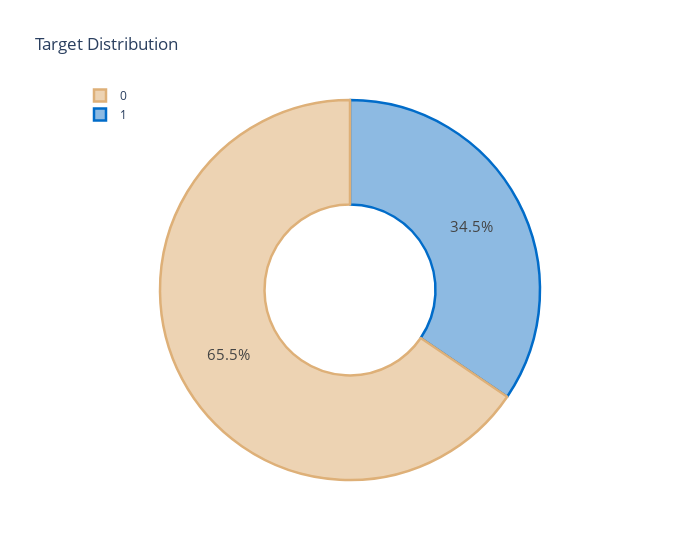

The notebook cell this image was saved under:
### Markdown cell above
- clear anomaly and check target

### Code cell
pal, color = ['#016CC9', '#DEB078'], ['#8DBAE2', '#EDD3B3']
fig = go.Figure()
fig.add_trace(go.Pie(labels=pivot_first_task['default'], hole=.45, 
                     showlegend=True, sort=False, 
                     marker=dict(colors=color, line=dict(color=pal, width=2.5)),
                     textinfo='percent'
                     ))

fig.update_layout(title='Target Distribution', 
                  legend=dict(traceorder='reversed', y=1.05, x=0),
                  uniformtext_minsize=15, uniformtext_mode='hide', width=700)

fig.show()

### Figure 1 — Plotly figure (JSON) as saved in the notebook; plotly's stock layout.template omitted (floating-point values rounded to 4 significant figures; data arrays with more than 128 entries replaced by an {"elided": "..."} marker saying what was removed)
{"data": [{"hole": 0.45, "labels": {"elided": "5088 int values"}, "marker": {"colors": ["#8DBAE2", "#EDD3B3"], "line": {"color": ["#016CC9", "#DEB078"], "width": 2.5}}, "showlegend": true, "sort": false, "textinfo": "percent", "type": "pie"}], "layout": {"legend": {"traceorder": "reversed", "x": 0, "y": 1.05}, "title": {"text": "Target Distribution"}, "uniformtext": {"minsize": 15, "mode": "hide"}, "width": 700}}
